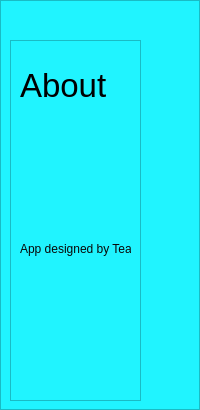
        <widget class="QFrame" name="Right_main_frame">
         <property name="sizePolicy">
          <sizepolicy hsizetype="Preferred" vsizetype="Preferred">
           <horstretch>0</horstretch>
           <verstretch>0</verstretch>
          </sizepolicy>
         </property>
         <property name="minimumSize">
          <size>
           <width>200</width>
           <height>0</height>
          </size>
         </property>
         <property name="maximumSize">
          <size>
           <width>100</width>
           <height>16777215</height>
          </size>
         </property>
         <property name="styleSheet">
          <string notr="true">background-color: rgb(32, 244, 255);</string>
         </property>
         <property name="frameShape">
          <enum>QFrame::StyledPanel</enum>
         </property>
         <property name="frameShadow">
          <enum>QFrame::Raised</enum>
         </property>
         <widget class="QFrame" name="frame_4">
          <property name="geometry">
           <rect>
            <x>10</x>
            <y>40</y>
            <width>131</width>
            <height>361</height>
           </rect>
          </property>
          <property name="frameShape">
           <enum>QFrame::StyledPanel</enum>
          </property>
          <property name="frameShadow">
           <enum>QFrame::Raised</enum>
          </property>
          <layout class="QGridLayout" name="gridLayout_2">
           <item row="0" column="0">
            <widget class="QLabel" name="label_10">
             <property name="sizePolicy">
              <sizepolicy hsizetype="Expanding" vsizetype="Expanding">
               <horstretch>0</horstretch>
               <verstretch>0</verstretch>
              </sizepolicy>
             </property>
             <property name="minimumSize">
              <size>
               <width>100</width>
               <height>50</height>
              </size>
             </property>
             <property name="maximumSize">
              <size>
               <width>60</width>
               <height>30</height>
              </size>
             </property>
             <property name="font">
              <font>
               <pointsize>25</pointsize>
              </font>
             </property>
             <property name="styleSheet">
              <string notr="true">color: rgb(0, 0, 0);</string>
             </property>
             <property name="text">
              <string>About</string>
             </property>
            </widget>
           </item>
           <item row="1" column="0">
            <widget class="QLabel" name="label_11">
             <property name="styleSheet">
              <string notr="true">color: rgb(8, 8, 8);</string>
             </property>
             <property name="text">
              <string>App designed by Team</string>
             </property>
            </widget>
           </item>
          </layout>
         </widget>
        </widget>
